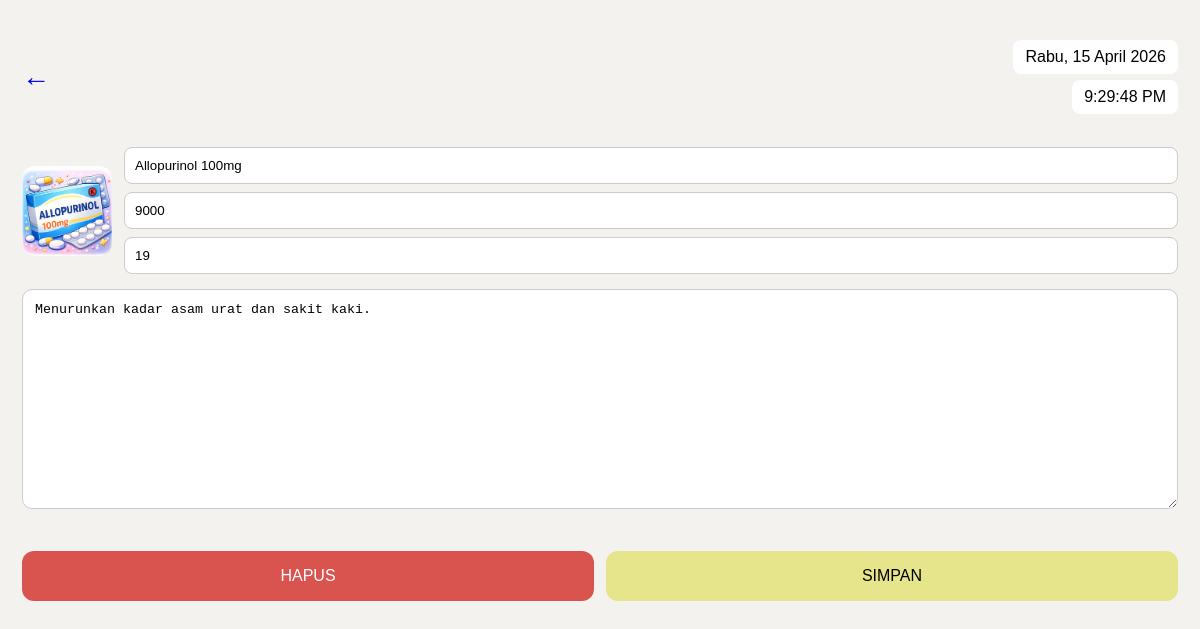
Screenshot of /edit_product.php?id=25 (signed in) with the database file from the repository.
### tables this page shows
CREATE TABLE `obat` (
  `id_obat` int(20) NOT NULL,
  `nama` text NOT NULL,
  `produsen` text NOT NULL,
  `stok` int(50) NOT NULL,
  `harga` int(255) NOT NULL,
  `gambar` varchar(255) DEFAULT 'img/default.png',
  `deskripsi` text DEFAULT NULL
);

### edit_product.php (the view, shortened to what this page needs)
<?php
include "koneksi.php";
$id = $_POST['id'] ?? $_GET['id'] ?? 0;
$data = mysqli_fetch_assoc(mysqli_query($conn,"SELECT * FROM obat WHERE id_obat='$id'"));
?>
<!DOCTYPE html>
<html>
<head>
<link rel="stylesheet" href="css/edit_product.css">
</head>
<body>
<br>
<div class="container">
<div class="top-bar">
    <a href="edit_obat.php" class="back">←</a>
    <div class="top-text">
        <div id="dayDate" class="bg"></div>
        <div id="clock" class="bg"></div>
    </div>
</div>
<form method="POST" enctype="multipart/form-data">
<br>
<div class="header-box">
    <div class="img-box" onclick="document.getElementById('file').click()">
        <img id="preview" src="<?= $data['gambar'] ?>" class="img">
    </div>
    <div class="info">
        <input type="text" name="nama" value="<?= $data['nama'] ?>" required>
        <input type="number" name="harga" value="<?= $data['harga'] ?>" required>
        <input type="number" name="stok" value="<?= $data['stok'] ?>" required>
    </div>
</div>
<textarea name="deskripsi"><?= $data['deskripsi'] ?? '' ?></textarea>
<br><br>
<div class="btn-group">
    <button type="button" class="btn-hapus" onclick="openHapus()">HAPUS</button>
    <button type="button" class="btn-simpan" onclick="openSimpan()">SIMPAN</button>
</div>
</form>
</div>
</body>
</html>

### css/edit_product.css (style rules this page uses)
body { background:#f3f2ee; font-family:Arial; }
.container { padding:14px; }
.top-bar { display:flex; justify-content:space-between; align-items:center; margin-bottom:15px; }
.back { font-size:28px; text-decoration:none; }
.top-text { display:flex; flex-direction:column; align-items:flex-end; gap:6px; }
.bg { background:#fff; padding:8px 12px; border-radius:8px; }
.header-box { display:flex; gap:12px; align-items:center; }
.img-box { width:90px; height:90px; background:#ddd; border-radius:12px; overflow:hidden; }
.img { width:100%; height:100%; object-fit:cover; }
.info { flex:1; display:flex; flex-direction:column; gap:8px; }
.info input { padding:10px; border-radius:8px; border:1px solid #ccc; }
textarea { width:100%; max-width:100%; height:220px; margin-top:15px; padding:12px; border-radius:10px; border:1px solid #ccc; box-sizing:border-box; }
.btn-group { display:flex; justify-content:space-between; gap:12px; margin-top:20px; }
.btn-hapus { flex:1; background:#d9534f; color:#fff; padding:16px; border:none; border-radius:12px; font-size:16px; }
.btn-simpan { flex:1; background:#e6e58c; padding:16px; border:none; border-radius:12px; font-size:16px; }

### rows the page displays
obat: gambar (picture), nama "Allopurinol 100mg", harga "9000", stok "19", deskripsi "Menurunkan kadar asam urat dan sakit kaki."
